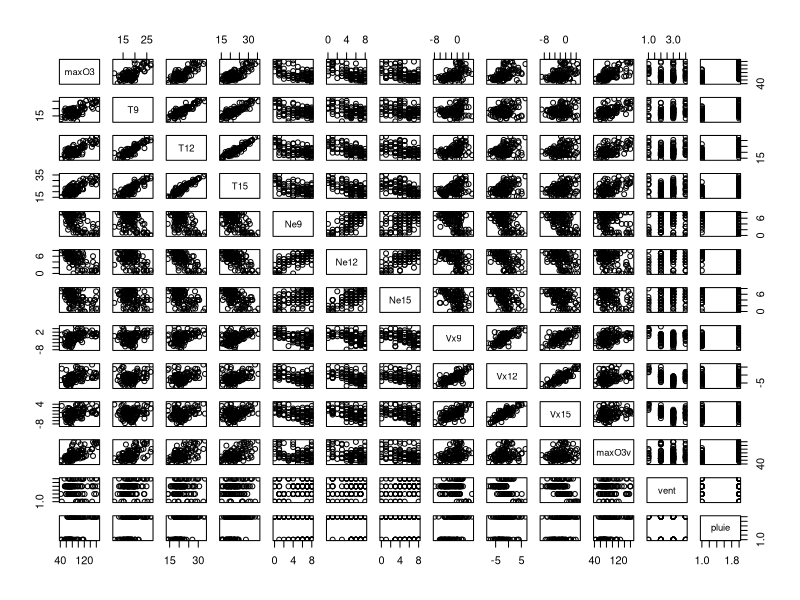
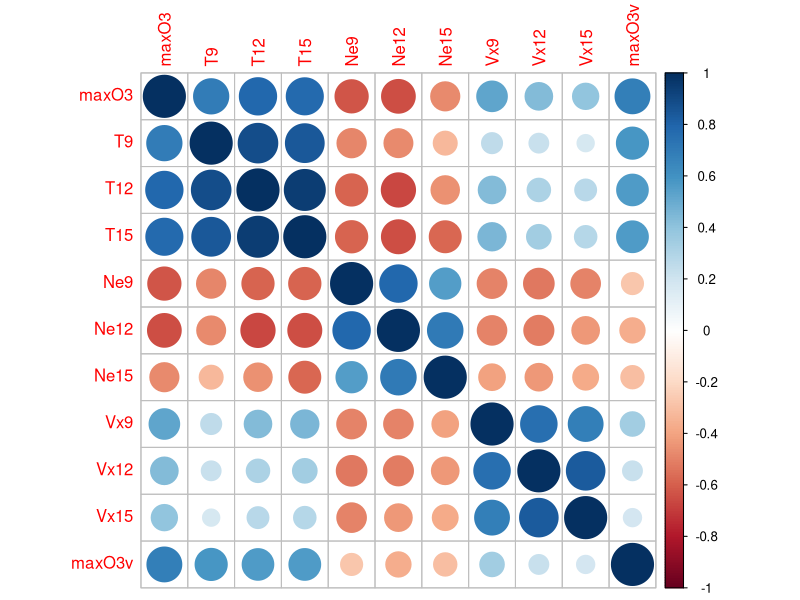
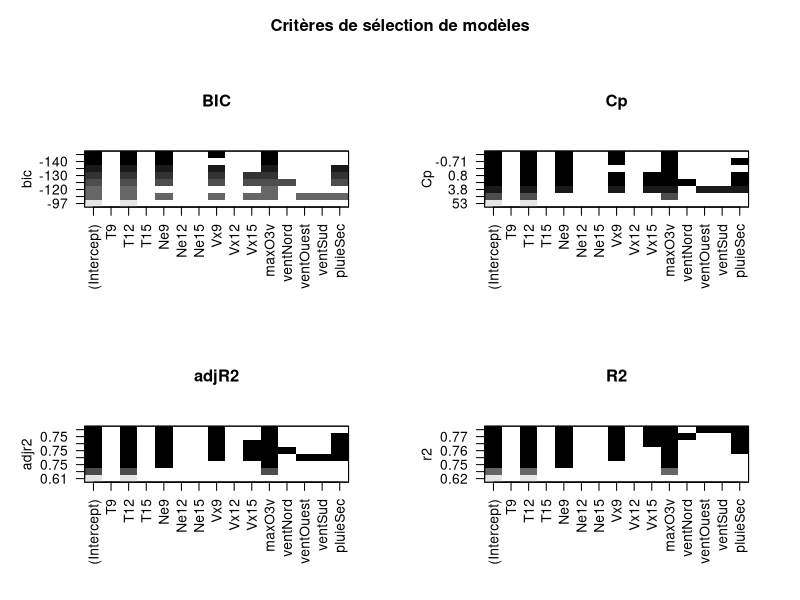
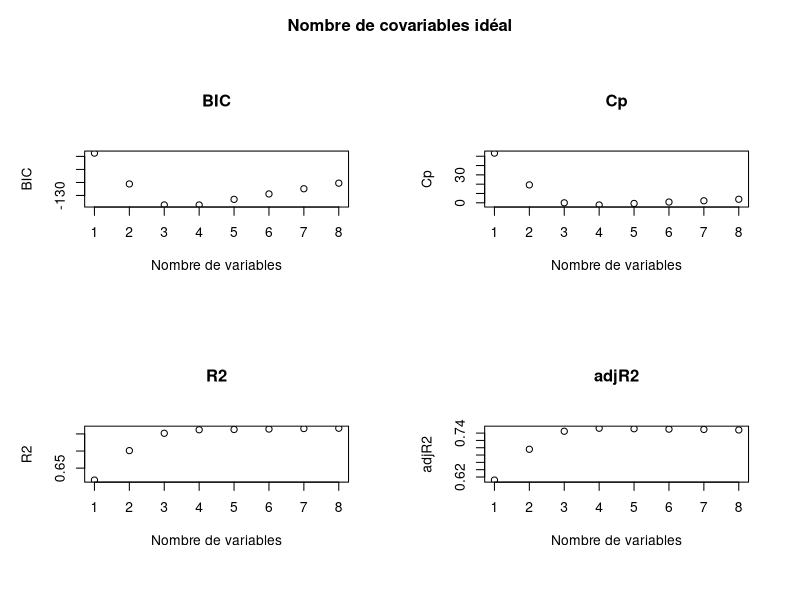
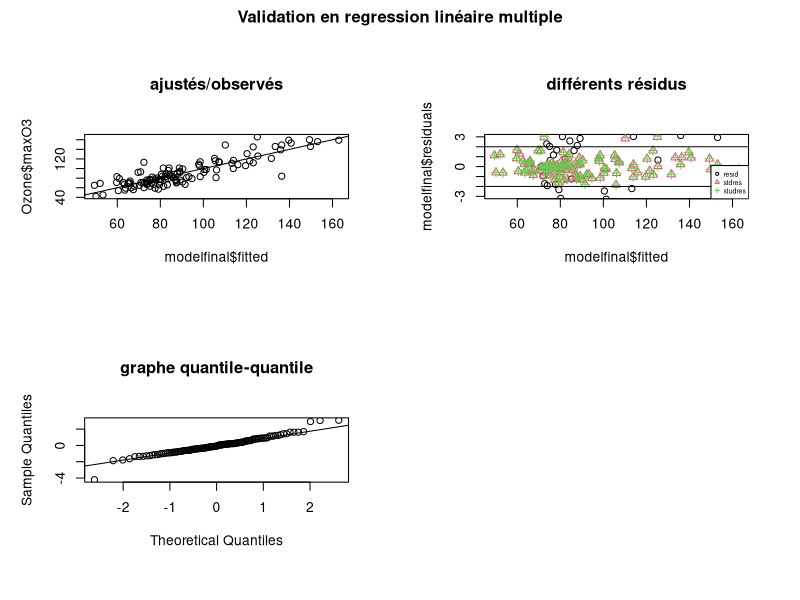
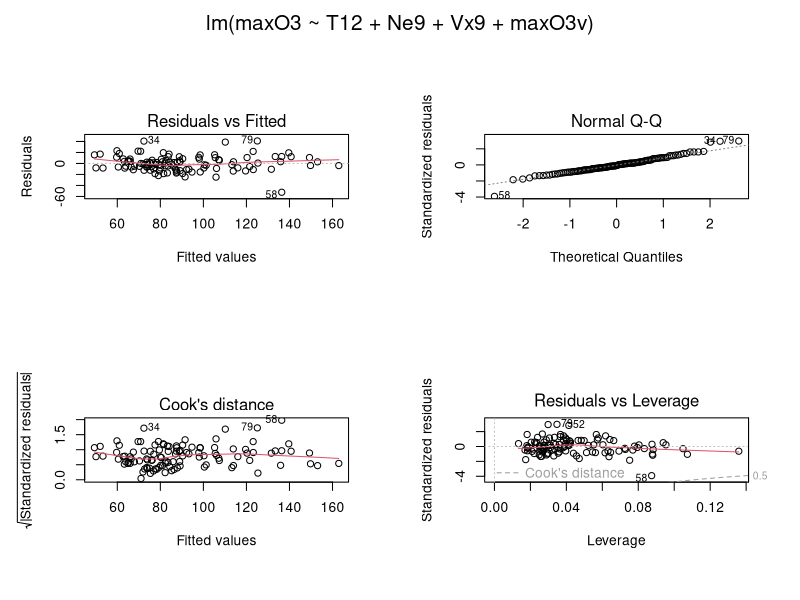

These charts were generated, in order, by the following R code:
# Répertoir de travail et nettoyage de l'environnement
setwd("/Users/corentinvenet/Desktop/CS/2A/S8/statistiques avancées/DM")

# Nettoyage de l'environnement
rm(list=objects())
graphics.off()

# Chargement de la base de données
Ozone <- read.table("Ozone.csv",sep=";",header=T,dec=".")

# Convertion des valeurs des variables décimales en format numérique
Ozone$T9 <- as.numeric(gsub(",", ".", Ozone$T9))
Ozone$T12 <- as.numeric(gsub(",", ".", Ozone$T12))
Ozone$T15 <- as.numeric(gsub(",", ".", Ozone$T15))
Ozone$Vx9 <- as.numeric(gsub(",", ".", Ozone$Vx9))
Ozone$Vx12 <- as.numeric(gsub(",", ".", Ozone$Vx12))
Ozone$Vx15 <- as.numeric(gsub(",", ".", Ozone$Vx15))

# Convertion des variables qualitatives (vent et pluie) en facteurs
Ozone$vent <- as.factor(Ozone$vent)
Ozone$pluie <- as.factor(Ozone$pluie)

# Suppression de la colonne obs qui correspond au numéro d'observation et donc à aucune donnée météorologique pouvant influencer la concentration en ozone maximale maxO3
Ozone <- subset(Ozone, select = -obs)

## QUESTION 1 : Analyse descriptive des données

# Caractéristiques de la base de données
dim(Ozone)
head(Ozone)
names(Ozone)
str(Ozone)

# Quelques statistiques sur chaque colonne : analyse univariée
summary(Ozone)

# Analyse bi-variée 
pairs(Ozone)

# Analyse bi-variée des variables quantitatives
Ozoneqqt <- subset(Ozone, select = -pluie)
Ozoneqqt <- subset(Ozoneqqt, select = -vent)
library(corrplot)
corrplot(cor(Ozoneqqt))

## QUESTION 2 : Modèle linéaire

# Modèle linéaire obtenu par la fonction lm de R
model=lm(maxO3~.,data=Ozone)
summary(model)

## QUESTION 3 : fonction stepAIC

library(MASS)
?stepAIC

## QUESTION 4 : modèle choisi par critère BIC

stepAIC(model,direction='both',trace=1,k=log(dim(Ozone)[1]))

# Intervalles de confiance
confint(stepAIC(model,direction='both',trace=1,k=log(dim(Ozone)[1])))  

## QUESTION 5 : Recherche exhaustive avec la fonction regsubsets

library(leaps)
recherche=regsubsets(maxO3~.,method="exhaustive",data=Ozone)

## QUESTION 7 : Graphiques de la fonction regsubsets

# Graphique des critères de sélection de modèles, avec le nom des variables choisies in fine
par(mfrow=c(2,2),oma=c(0,0,3,0)) 
plot(recherche,scale="bic",xlab="Nombre de variables",ylab="BIC",main='BIC')
plot(recherche,scale="Cp",xlab="Nombre de variables",ylab="Cp",main='Cp')
plot(recherche,scale="adjr2",xlab="Nombre de variables",ylab="adjR2",main='adjR2')
plot(recherche,scale="r2",xlab="Nombre de variables",ylab="R2",main='R2')
title(main="Critères de sélection de modèles",outer=TRUE)

# Graphique du nombre de covariables idéal à choisir
par(mfrow=c(2,2),oma=c(0,0,3,0))
plot(summary(recherche)$bic,xlab="Nombre de variables",ylab="BIC",main='BIC')
plot(summary(recherche)$cp,xlab="Nombre de variables",ylab="Cp",main='Cp')
plot(summary(recherche)$rsq,xlab="Nombre de variables",ylab="R2",main='R2')
plot(summary(recherche)$adjr2,xlab="Nombre de variables",ylab="adjR2",main="adjR2")
title(main="Nombre de covariables idéal",outer=TRUE)

## QUESTION 8 : modèle de plus faible BIC

# Valeurs de BIC en fonction du nombre de variables
summary(recherche)$bic

# Modèle de plus faible BIC
modelfinal=lm(maxO3 ~ T12 + Ne9 + Vx9 + maxO3v, data = Ozone)
summary(modelfinal)

# Comparaison des 2 modèles obtenus
anova(modelfinal,model)

## QUESTION 9 : Validation du modèle

par(mfrow=c(2,2), oma=c(0,0,2,0)) 

# Graphique des ajustés/observés
plot(modelfinal$fitted,Ozone$maxO3,main="ajustés/observés")
abline(0,1)

# Graphique des différents résidus
plot(modelfinal$fitted,modelfinal$residuals,main="différents résidus",ylim=c(-3,3))
points(modelfinal$fitted,stdres(modelfinal), col=2,pch=2 )
points(modelfinal$fitted,studres(modelfinal),col=3,pch=3)
abline(h=2)
abline(h=-2)
legend("bottomright",c("resid", "stdres", "studres"),col=1:3, pch=1:3,cex=0.5)

# Graphique quantile/quantile
qqnorm(studres(modelfinal),main="graphe quantile-quantile")
qqline(stdres(modelfinal))

title(main="Validation en regression linéaire multiple", outer=TRUE)

par(mfrow=c(2,2), oma=c(0,0,2,0)) 
plot(modelfinal, caption = list("Residuals vs Fitted", "Normal Q-Q","Cook's distance","Residuals vs Leverage",expression("Residuals vs Leverage")))

## QUESTION 10 : Calcul de l'erreur de prédiction

# Nombre de parties pour la validation croisée fixé
nbre_part <- dim(Ozone)[1] # Par exemple ici on est dans le cas particulier du Leave-one-out

# Création des indices
indices <- split(sample(1:dim(Ozone)[1]), 1:nbre_part)

# Vecteur pour stocker les erreurs de chaque partie
EQMP_valeurs <- numeric(nbre_part)

for (i in 1:nbre_part) {
  # Séparation des données entre apprentissage et test
  appr_indices <- unlist(indices[-i])
  test_indices <- indices[[i]]
  
  appr_data <- Ozone[appr_indices, ]
  test_data <- Ozone[test_indices, ]
  
  # Ajustement du modèle sur les données d'apprentissage
  model <- lm(maxO3 ~ T12 + Ne9 + Vx9 + maxO3v, data = appr_data)
  
  # Prédiction sur les données de test
  predictions <- predict(model, newdata = test_data)
  
  # Calcul de l'erreur quadratique moyenne de prévision (EQMP) pour cette partie
  EQMP_valeurs[i] <- sum((predictions - test_data$maxO3)^2) / length(predictions)
}

# Calcul de l'EQMP global (moyenne des EQMP de chaque partie)
EQMP <- mean(EQMP_valeurs)
